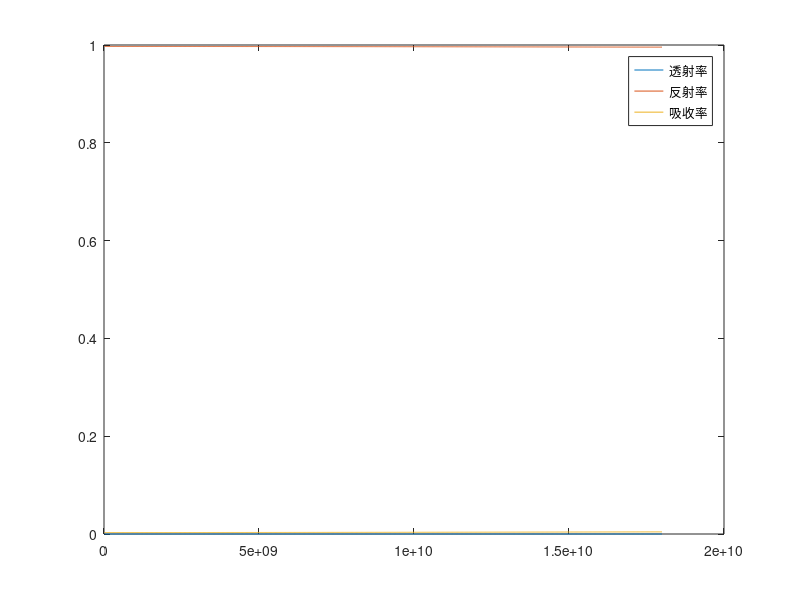
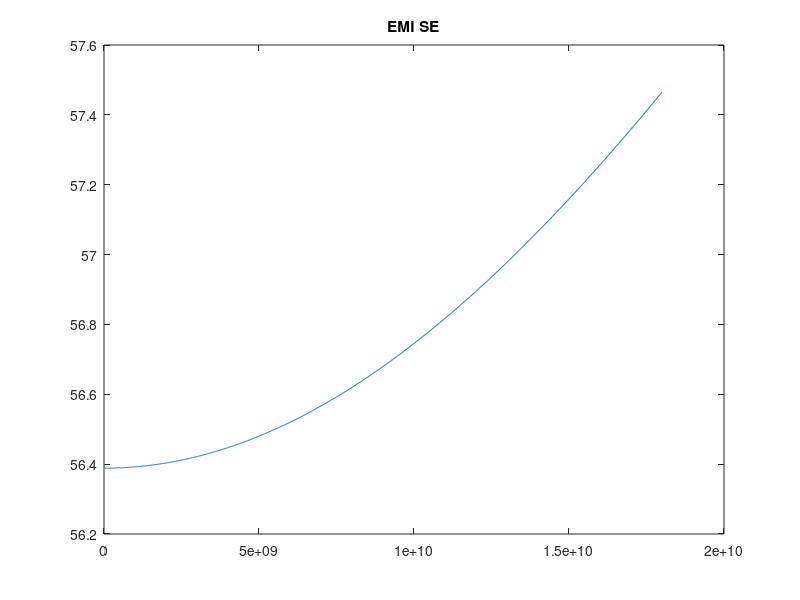

The MATLAB script that drew these images, in order:
clear; clc;close all;
%% 全局参数
f = linspace(0, 18e9, 1000)'; % 频率区间，Hz
w = 2*pi* f;% 角频率
c0 = 3e8; % 真空光速 (m/s)
mu0 = 4*pi*1e-7; % 真空磁导率 (H/m)
epsilon0 = 8.854187817e-12; % 真空介电常数 (F/m)
%% 材料参数
sigma = 350000; % 电导率，单位S/m
d=10e-6;% 厚度，单位m
%% 传输矩阵法
eps_air=1;% 空气介电常数
eps_MXene = 1 + 1j *sigma./w/epsilon0;% 复介电常数

k0=w/c0;% 真空波矢量

k_air=eps_air^0.5.*k0;% 空气波矢量，几乎同k_pz
k_MXene=(eps_MXene).^0.5.*k0;% MXene波矢量，几乎同k_qz

k_pz=sqrt(eps_air.*(k0.^2)-(pi./w).^2);
k_qz=sqrt(eps_MXene.*(k0.^2)-(pi./w).^2);

M11=cos(k_qz.*d)+0.5j.*(k_qz./k_pz+k_pz./k_qz).*sin(k_qz.*d);
M12=0.5j.*(k_qz./k_pz-k_pz./k_qz).*sin(k_qz.*d);
M22=cos(k_qz.*d)-0.5j.*(k_qz./k_pz+k_pz./k_qz).*sin(k_qz.*d);
M21=-0.5j.*(k_qz./k_pz-k_pz./k_qz).*sin(k_qz.*d);   

S11=-M21./M22;
S22=M12./M22;
S12=1./M22;
S21=M11-M12.*M21./M22;

T=abs(S12).^2;
R=abs(S11).^2;
A=1-T-R;
EMISE=10*log10(1./T);

figure()
plot(f,T,f,R,f,A);
legend("透射率","反射率","吸收率")
figure()
plot(f,EMISE);
title("EMI SE")
